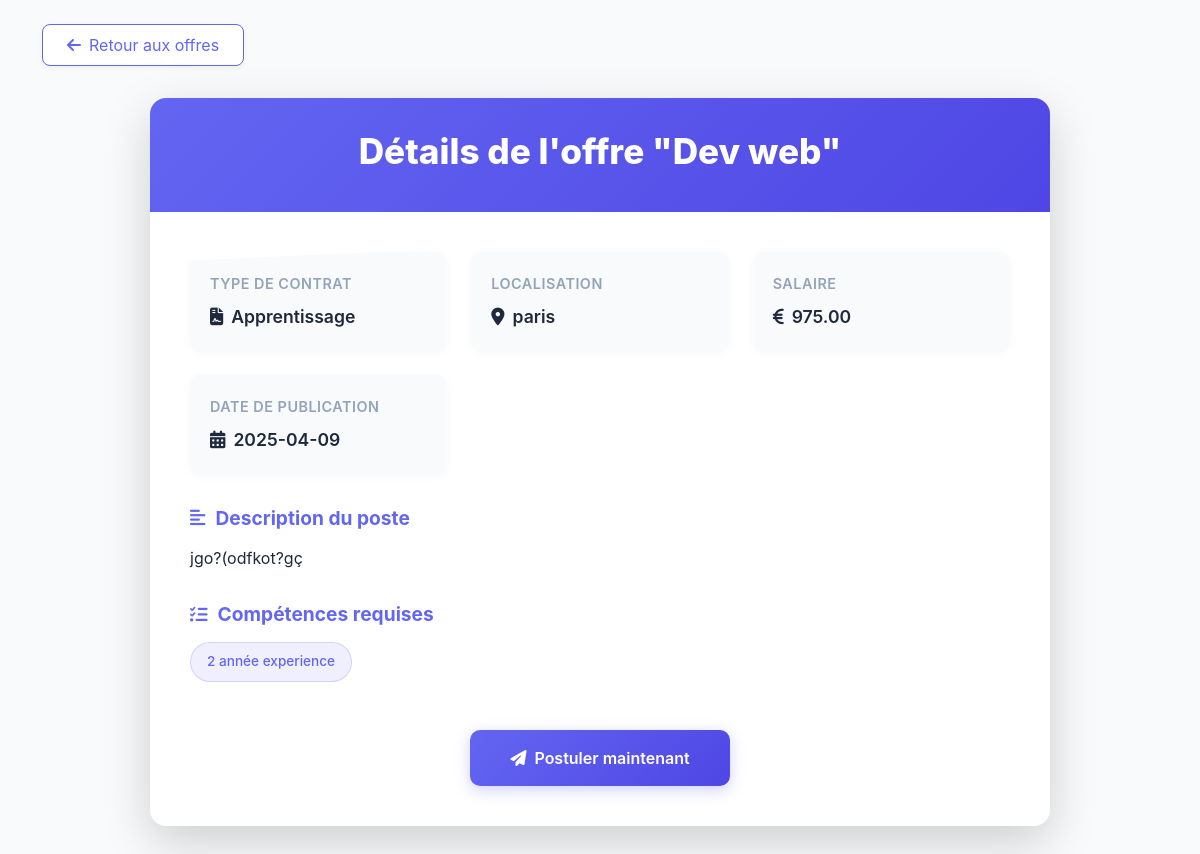
The page /details_offre.php?id=21 on the database its author committed.
### tables this page shows
CREATE TABLE `offres` (
  `id_offre` int(11) NOT NULL,
  `id_recruteur` int(11) DEFAULT NULL,
  `titre` varchar(255) DEFAULT NULL,
  `description` mediumtext,
  `competences_requises` mediumtext,
  `date_publication` date DEFAULT NULL,
  `type_contrat` varchar(100) NOT NULL,
  `duree` varchar(100) NOT NULL,
  `salaire` decimal(10,2) NOT NULL,
  `lieu` varchar(200) NOT NULL,
  `id_entreprise` int(11) DEFAULT NULL,
  `nom_entreprise` varchar(255) DEFAULT NULL
);

### details_offre.php (the view, shortened to what this page needs)
<?php
$id = mysqli_connect("localhost", "root", "root", "hackathon");
$offre_id = isset($_GET['id']) ? (int) $_GET['id'] : 0;
if ($offre_id > 0) {
    $sql = "SELECT o.*, e.nom_entreprise
            FROM offres o
            LEFT JOIN entreprise e ON o.id_entreprise = e.id
            WHERE o.id_offre = ?";
    $stmt = mysqli_prepare($id, $sql);
    mysqli_stmt_bind_param($stmt, 'i', $offre_id);
    mysqli_stmt_execute($stmt);
    $result = mysqli_stmt_get_result($stmt);
    $offre = mysqli_fetch_assoc($result);
} else {
    $offre = null;
}
?>
<!DOCTYPE html>
<html lang="fr">
<head>
    <link href="https://cdn.jsdelivr.net/npm/bootstrap@5.3.0/dist/css/bootstrap.min.css" rel="stylesheet">
    <link rel="stylesheet" href="https://cdnjs.cloudflare.com/ajax/libs/font-awesome/6.4.0/css/all.min.css">
    <link href="https://cdn.jsdelivr.net/npm/bootstrap@5.3.0/dist/css/bootstrap.min.css" rel="stylesheet">
    <link rel="stylesheet" href="https://cdnjs.cloudflare.com/ajax/libs/font-awesome/6.4.0/css/all.min.css">
    <link rel="stylesheet" href="details_offre.css">
</head>
<body>
    <div class="container mt-4">
        <a href="javascript:history.back()" class="btn btn-back">
            <i class="fas fa-arrow-left me-2"></i> Retour aux offres
        </a>
    </div>
    <div class="offer-container">
        <?php if ($offre): ?>
            <div class="offer-card shadow-lg">
                <div class="offer-header text-center">
                    <h1 class="offer-title">Détails de l'offre "<?= htmlspecialchars($offre['titre']) ?>"</h1>
                </div>
                <div class="offer-body">
                    <div class="offer-details">
                        <?php if (!empty($offre['type_contrat'])): ?>
                            <div class="detail-item">
                                <div class="detail-label">Type de contrat</div>
                                <div class="detail-value">
                                    <i class="fas fa-file-contract me-2"></i><?= htmlspecialchars($offre['type_contrat']) ?>
                                </div>
                            </div>
                        <?php endif; ?>
                        <?php if (!empty($offre['lieu'])): ?>
                            <div class="detail-item">
                                <div class="detail-label">Localisation</div>
                                <div class="detail-value">
                                    <i class="fas fa-map-marker-alt me-2"></i><?= htmlspecialchars($offre['lieu']) ?>
                                </div>
                            </div>
                        <?php endif; ?>
                        <?php if (!empty($offre['salaire'])): ?>
                            <div class="detail-item">
                                <div class="detail-label">Salaire</div>
                                <div class="detail-value">
                                    <i class="fas fa-euro-sign me-2"></i><?= htmlspecialchars($offre['salaire']) ?>
                                </div>
                            </div>
                        <?php endif; ?>
                        <?php if (!empty($offre['date_publication'])): ?>
                            <div class="detail-item">
                                <div class="detail-label">Date de publication</div>
                                <div class="detail-value">
                                    <i class="fas fa-calendar-alt me-2"></i><?= htmlspecialchars($offre['date_publication']) ?>
                                </div>
                            </div>
                        <?php endif; ?>
                    </div>
                    <?php if (!empty($offre['description'])): ?>
                        <div class="offer-section">
                            <h3 class="section-title">
                                <i class="fas fa-align-left"></i>Description du poste
                            </h3>
                            <p><?= nl2br(htmlspecialchars($offre['description'])) ?></p>
                        </div>
                    <?php endif; ?>
                    <?php if (!empty($offre['competences_requises'])): ?>
                        <div class="offer-section">
                            <h3 class="section-title">
                                <i class="fas fa-tasks"></i>Compétences requises
                            </h3>
                            <div class="skills-container">
                                <?php
                                $competences = explode(',', $offre['competences_requises']);
                                foreach ($competences as $competence):
                                    if (trim($competence)): ?>
                                        <span class="skill-badge"><?= htmlspecialchars(trim($competence)) ?></span>
                                    <?php endif;
                                endforeach; ?>
                            </div>
                        </div>
                    <?php endif; ?>
                    <div class="text-center mt-5">
                        <a href="postuler.php?id=<?= $offre['id_offre'] ?>" class="btn btn-apply">
                            <i class="fas fa-paper-plane"></i> Postuler maintenant
                        </a>
                    </div>
                </div>
            </div>
        <?php endif; ?>
    </div>
</body>
</html>

### details_offre.css (style rules this page uses)
:root { --primary: #6366f1; --primary-dark: #4f46e5; --secondary: #f59e0b; --dark: #1e293b; --light: #f8fafc; --gray: #94a3b8; --success: #10b981; --danger: #ef4444; }
body { font-family: 'Inter', -apple-system, BlinkMacSystemFont, sans-serif; background-color: #f8fafc; color: #1e293b; line-height: 1.6; }
.offer-container { max-width: 900px; margin: 2rem auto; animation: fadeIn 0.6s ease-out; }
.offer-card { background: white; border-radius: 16px; box-shadow: 0 10px 30px rgba(0, 0, 0, 0.08); overflow: hidden; border: none; transition: transform 0.3s ease; }
.offer-header { background: linear-gradient(135deg, var(--primary) 0%, var(--primary-dark) 100%); color: white; padding: 2rem; position: relative; }
.offer-header::after { content: ''; position: absolute; bottom: -50px; left: 0; width: 100%; height: 50px; background: white; clip-path: polygon(0 0, 100% 0, 100% 20%, 0 100%); }
.offer-title { font-weight: 800; font-size: 2.2rem; margin-bottom: 0.5rem; position: relative; z-index: 1; }
.offer-body { padding: 2.5rem; }
.offer-section { margin-bottom: 2rem; }
.section-title { font-weight: 700; color: var(--primary); margin-bottom: 1rem; display: flex; align-items: center; font-size: 1.2rem; }
.section-title i { margin-right: 10px; font-size: 1.1rem; }
.offer-details { display: grid; grid-template-columns: repeat(auto-fill, minmax(250px, 1fr)); gap: 1.5rem; margin-bottom: 2rem; }
.detail-item { background: var(--light); padding: 1.25rem; border-radius: 10px; box-shadow: 0 2px 10px rgba(0, 0, 0, 0.03); }
.detail-label { font-weight: 600; color: var(--gray); margin-bottom: 0.5rem; font-size: 0.9rem; text-transform: uppercase; letter-spacing: 0.5px; }
.detail-value { font-weight: 600; font-size: 1.1rem; color: var(--dark); }
.skills-container { display: flex; flex-wrap: wrap; gap: 0.5rem; margin-top: 1rem; }
.skill-badge { background: rgba(99, 102, 241, 0.1); color: var(--primary); padding: 0.5rem 1rem; border-radius: 50px; font-size: 0.85rem; font-weight: 500; border: 1px solid rgba(99, 102, 241, 0.2); }
.btn-apply { background: linear-gradient(135deg, var(--primary) 0%, var(--primary-dark) 100%); border: none; border-radius: 10px; padding: 1rem 2.5rem; font-weight: 600; font-size: 1rem; color: white; box-shadow: 0 4px 15px rgba(99, 102, 241, 0.3); transition: all 0.3s ease; display: inline-flex; align-items: center; justify-content: center; }
.btn-apply i { margin-right: 8px; }
.btn-back { background: white; border: 1px solid var(--primary); color: var(--primary); border-radius: 8px; padding: 0.5rem 1.5rem; transition: all 0.3s ease; display: inline-flex; align-items: center; box-shadow: 0 2px 5px rgba(0,0,0,0.05); }

### rows shown on the page
offres: titre "Dev web", type_contrat "Apprentissage", lieu "paris", salaire "975.00", date_publication "2025-04-09", description "jgo?(odfkot?gç", competences_requises "2 année experience"
